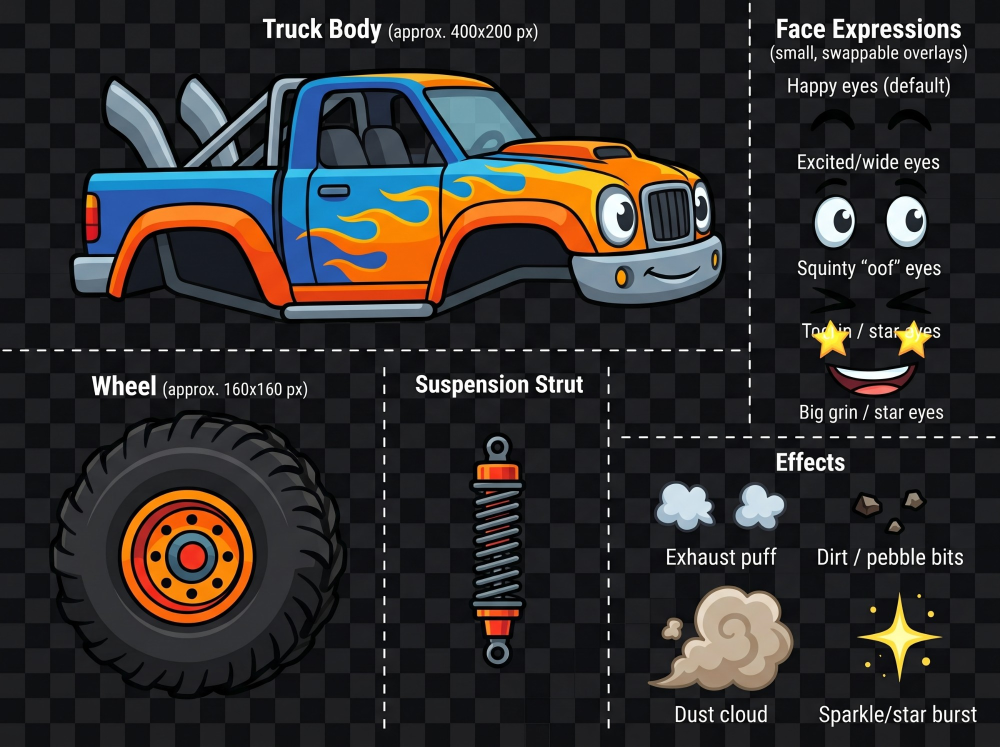
#> input picture art/source/truck_sheet.jpg, 2000 x 1493 px (shown at 1/2 size)
$ python slice_sprites.py
#> lines starting #> are read from the running program, lines starting #| are printed output that depends on the picture; after the words box and inside, x2 and y2 are one past the last pixel; in counts of white or black regions, pixels touching at a corner belong together
"""Cut individual sprites out of art/source/truck_sheet.jpg.

The sheet has a painted-in dark checkerboard instead of real transparency,
so we rebuild an alpha mask for each piece:
  * colourful / bright pixels are kept,
  * enclosed holes (windows, wheel wells) are filled in,
  * a ring of `outline` px around that is kept and painted solid black,
    which recreates the thick cartoon outline cleanly.
The wheel is masked with a perfect circle instead.

Run from the repo root:  python tools/slice_sprites.py
Needs: pip install pillow numpy scipy
"""
from pathlib import Path

import numpy as np
from PIL import Image
from scipy import ndimage

ROOT = Path(__file__).resolve().parent.parent
SRC = ROOT / "art" / "source" / "truck_sheet.jpg"
OUT = ROOT / "assets" / "sprites"

# name: (x0, y0, x1, y1, outline_px)
PIECES = {
    "truck_body": (130, 130, 1465, 655, 7),
    "strut": (925, 855, 1065, 1345, 6),
    "puff": (1300, 955, 1440, 1070, 6),
    "puff2": (1455, 955, 1580, 1070, 6),
    "pebble": (1695, 975, 1775, 1045, 4),
    "dust": (1285, 1160, 1600, 1395, 6),
    "sparkle": (1700, 1175, 1910, 1375, 3),
}
WHEEL = (90, 810, 705, 1405)


def is_foreground(rgb):
    v = rgb.max(axis=2)
    s = v - rgb.min(axis=2)
    return (v > 62) | (s > 28)


def cut(rgb, outline):
    fg = is_foreground(rgb)
    fg = ndimage.binary_opening(fg, iterations=1)
    # keep only sizeable blobs (drops JPEG speckle and stray label bits)
    lab, n = ndimage.label(fg)
    if n:
        sizes = ndimage.sum(fg, lab, range(1, n + 1))
        keep = np.isin(lab, np.where(sizes >= max(60, sizes.max() * 0.01))[0] + 1)
    else:
        keep = fg
    filled = ndimage.binary_fill_holes(ndimage.binary_closing(keep, iterations=3))
    full = ndimage.binary_dilation(filled, iterations=outline)
    ring = full & ~filled
    out = np.zeros((*rgb.shape[:2], 4), dtype=np.uint8)
    out[..., :3] = rgb
    out[ring, :3] = (14, 14, 18)
    # soften the very outer edge a little
    alpha = full.astype(np.float32)
    alpha = ndimage.gaussian_filter(alpha, 0.7)
    alpha[filled] = 1.0
    out[..., 3] = (np.clip(alpha, 0, 1) * 255).astype(np.uint8)
    return out


def trim(rgba, pad=2):
    ys, xs = np.where(rgba[..., 3] > 8)
    y0, y1 = max(ys.min() - pad, 0), min(ys.max() + pad + 1, rgba.shape[0])
    x0, x1 = max(xs.min() - pad, 0), min(xs.max() + pad + 1, rgba.shape[1])
    return rgba[y0:y1, x0:x1]


def cut_wheel(rgb):
    fg = is_foreground(rgb)
    # the tyre is dark, so find it from everything that is not checkerboard-flat
    v = rgb.max(axis=2).astype(np.float32)
    tex = ndimage.generic_filter(v, np.std, size=5) > 4
    blob = ndimage.binary_fill_holes(ndimage.binary_closing(fg | tex, iterations=4))
    lab, n = ndimage.label(blob)
    sizes = ndimage.sum(blob, lab, range(1, n + 1))
    blob = lab == (np.argmax(sizes) + 1)
    ys, xs = np.where(blob)
    cy, cx = (ys.min() + ys.max()) / 2, (xs.min() + xs.max()) / 2
    r = min(ys.max() - ys.min(), xs.max() - xs.min()) / 2 - 2
    yy, xx = np.mgrid[: rgb.shape[0], : rgb.shape[1]]
    d = np.hypot(yy - cy, xx - cx)
    out = np.zeros((*rgb.shape[:2], 4), dtype=np.uint8)
    out[..., :3] = rgb
    out[(d > r - 6) & (d <= r), :3] = (14, 14, 18)
    out[..., 3] = (np.clip(r + 0.5 - d, 0, 1) * 255).astype(np.uint8)
    return trim(out, 1)


def main():
    sheet = np.array(Image.open(SRC).convert("RGB")).astype(np.int16)
    OUT.mkdir(parents=True, exist_ok=True)
    for name, (x0, y0, x1, y1, outline) in PIECES.items():
        rgba = trim(cut(sheet[y0:y1, x0:x1], outline))
        Image.fromarray(rgba).save(OUT / f"{name}.png")
        print(f"{name}: {rgba.shape[1]}x{rgba.shape[0]}")
#> this loop made 7 passes
#> (n in cut, sizes in cut) on passes 3 to 7: (5, [5, 8120, 20, 5, 5]), (2, [6762, 5]), (2, [649, 180]), (2, [38565, 1457]), (8, [5957, 65, 167, 159, 14, 267, 138, 41])
#> n in cut on passes 1 to 2: 49, 27
#> pass 1, in cut, `fg = ndimage.binary_opening(fg, iterations=1)`:
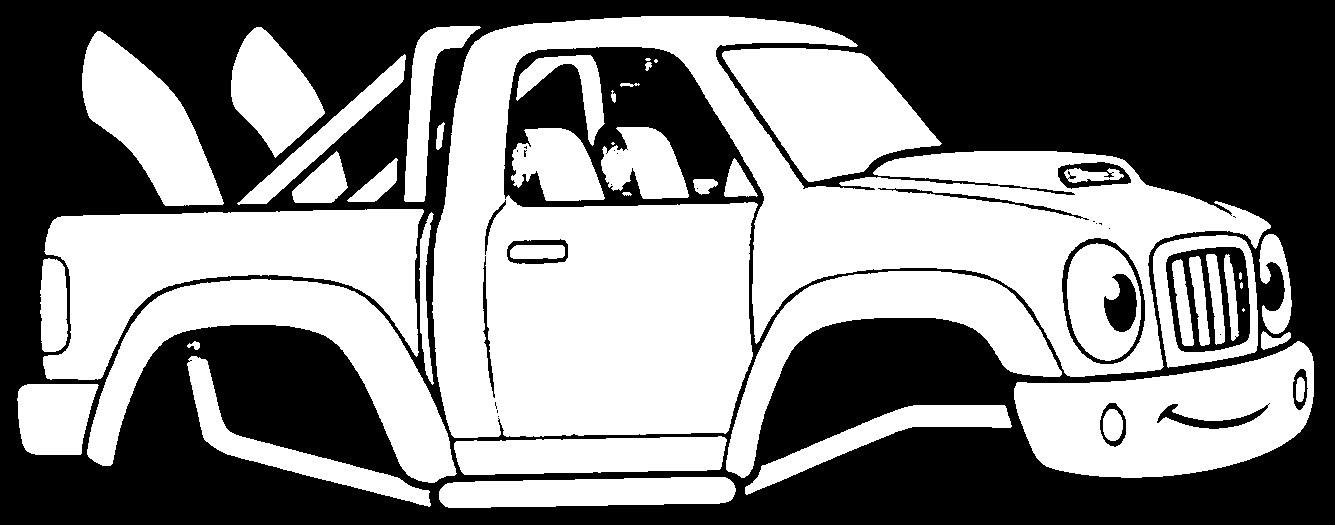
#> fg: shape (525, 1335) bool; 51% white; 28 black regions (16 under 20 px), largest, box (x1, y1, x2, y2) and area: (0, 0, 1335, 525) 332237, (1166, 247, 1250, 352) 4078, (1062, 238, 1145, 364) 1372
#> after the loop:
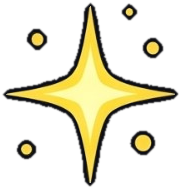
#> rgba: shape (189, 181, 4); mean R, G, B, A 61.1, 57.8, 38.5, 67.4; transparent parts drawn white
    x0, y0, x1, y1 = WHEEL
    rgba = cut_wheel(sheet[y0:y1, x0:x1])
#> in is_foreground (call 8), `return (v > 62) | (s > 28)`: returned value: shape (595, 615) bool; 16.5% white; 72 white regions (46 under 20 px), largest, box (x1, y1, x2, y2) and area: (176, 192, 390, 413) 24533, (152, 169, 417, 437) 15765, (84, 84, 486, 242) 4420
#> in cut_wheel, `tex = ndimage.generic_filter(v, np.std, size=5) > 4`:
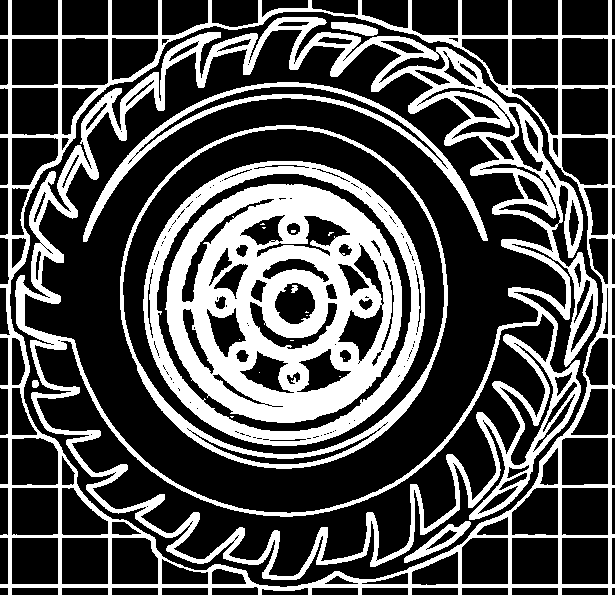
#> tex: shape (595, 615) bool; 31.8% white; 22 white regions (12 under 20 px), largest, box (x1, y1, x2, y2) and area: (15, 17, 598, 580) 36219, (165, 184, 402, 423) 31250, (0, 0, 615, 595) 24117
#> in cut_wheel, `blob = ndimage.binary_fill_holes(ndimage.binary_closing(fg | tex, iter..`:
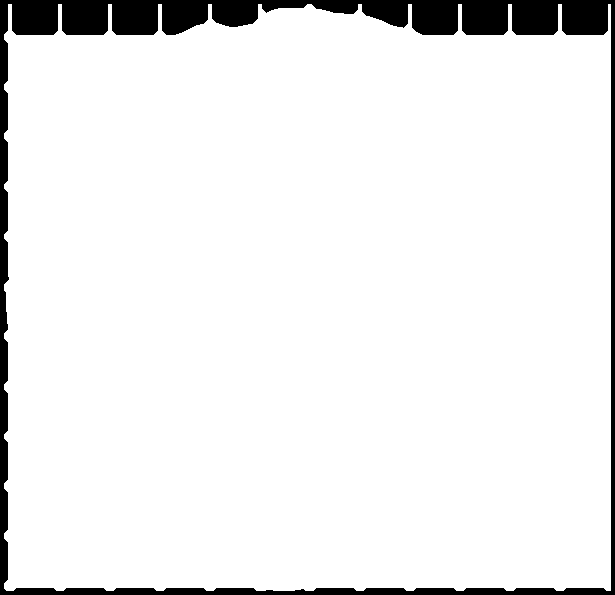
#> blob: shape (595, 615) bool; 92.9% white; 1 black region, box (x1, y1, x2, y2) and area: (0, 0, 615, 595) 26144
#> in cut_wheel, `lab, n = ndimage.label(blob)`: n = 1
#> in cut_wheel, `sizes = ndimage.sum(blob, lab, range(1, n + 1))`: sizes = [339781]
#> in cut_wheel, `cy, cx = (ys.min() + ys.max()) / 2, (xs.min() + xs.max()) / 2`: cy = 297; cx = 307
#> in cut_wheel, `r = min(ys.max() - ys.min(), xs.max() - xs.min()) / 2 - 2`: r = 291
#> in cut_wheel, `d = np.hypot(yy - cy, xx - cx)`:
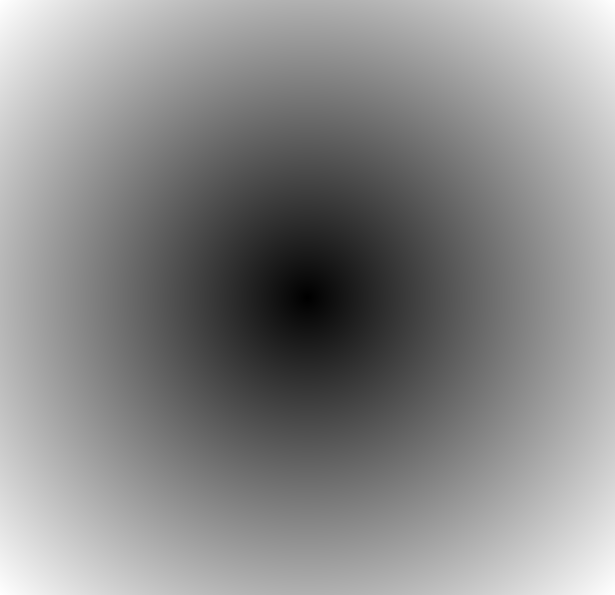
#> d: shape (595, 615) float64; min 0, max 427.2, mean 231.5; drawn with min black and max white
#> in cut_wheel, `out[(d > r - 6) & (d <= r), :3] = (14, 14, 18)`: out: shape (595, 615, 4); mean of channels 0, 1, 2, 3 52.6, 39.9, 34, 0
#> in cut_wheel, `out[..., 3] = (np.clip(r + 0.5 - d, 0, 1) * 255).astype(np.uint8)`:
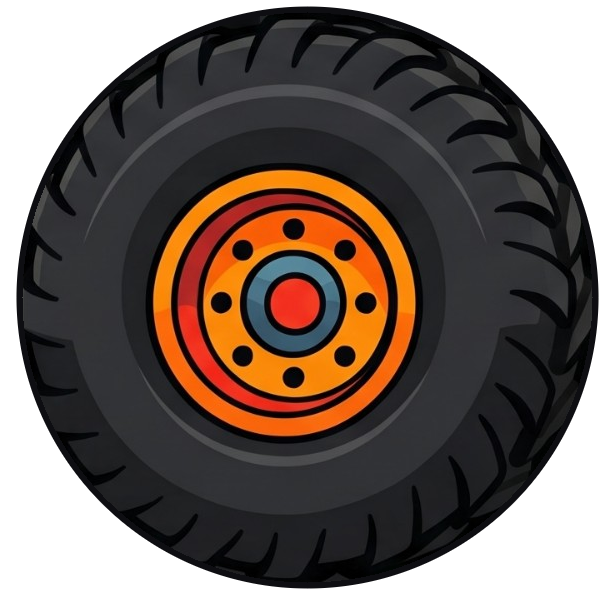
#> out: shape (595, 615, 4); mean of channels 0, 1, 2, 3 52.6, 39.9, 34, 185.4; transparent parts drawn white
#> in trim (call 8), `y0, y1 = max(ys.min() - pad, 0), min(ys.max() + pad + 1, rgba.shape[0])`: y1 = 590
#> in trim (call 8), `x0, x1 = max(xs.min() - pad, 0), min(xs.max() + pad + 1, rgba.shape[1])`: x0 = 15; x1 = 600
#> in trim (call 8), `return rgba[y0:y1, x0:x1]`:
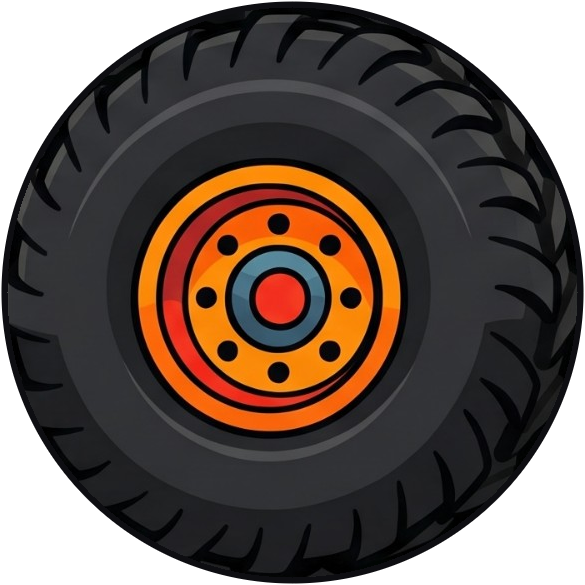
#> returned value: shape (585, 585, 4); mean of channels 0, 1, 2, 3 54.7, 41.2, 34.6, 198.2; transparent parts drawn white
    Image.fromarray(rgba).save(OUT / "wheel.png")
    print(f"wheel: {rgba.shape[1]}x{rgba.shape[0]}")
#| wheel: 585x585


if __name__ == "__main__":
    main()
